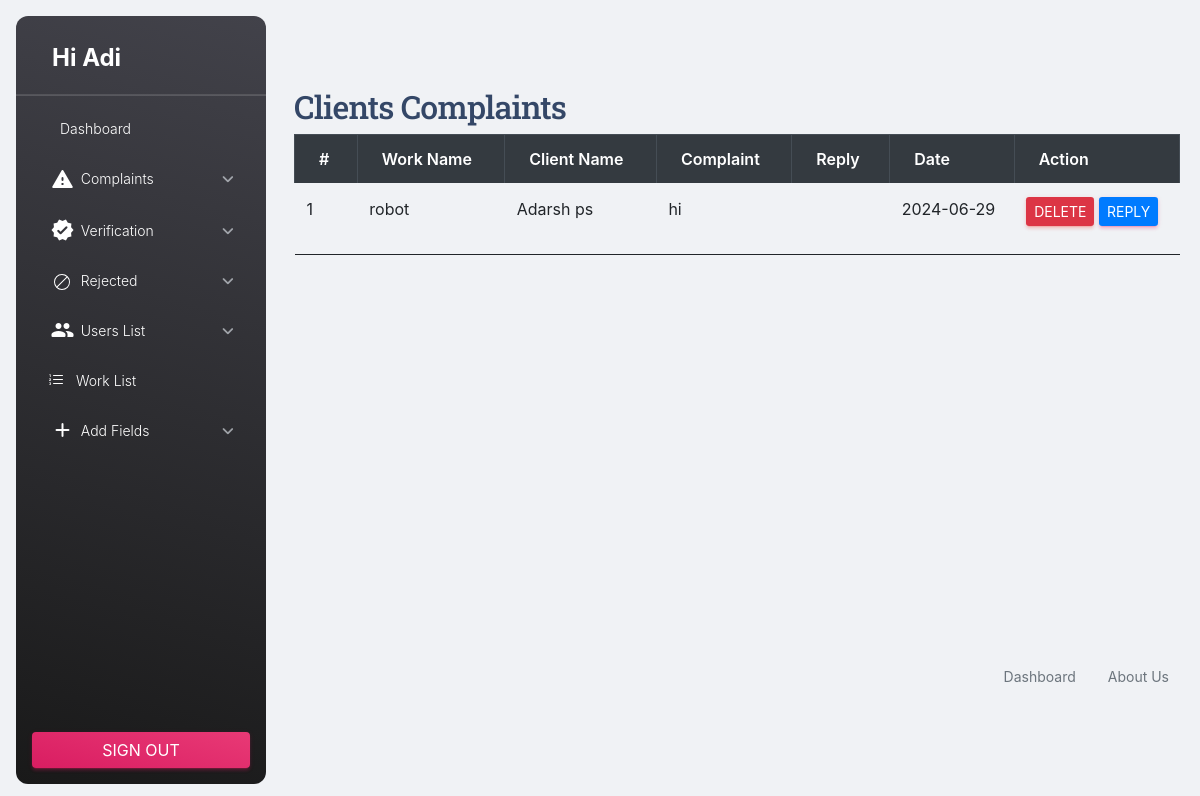
The page /Admin/ViewClientcomp.php?did=32 (signed in) on the database its author committed.
### tables this page shows
CREATE TABLE `tbl_complaint` (
  `complaint_id` int(11) NOT NULL,
  `complaint_details` varchar(1000) NOT NULL,
  `complaint_date` varchar(20) NOT NULL,
  `complaint_reply` varchar(1000) NOT NULL,
  `freelan_id` int(11) NOT NULL,
  `client_id` int(11) NOT NULL,
  `request_id` int(11) NOT NULL,
  `complaint_status` int(11) NOT NULL,
  `complaint_rdate` varchar(50) NOT NULL
);

CREATE TABLE `tbl_work` (
  `work_id` int(11) NOT NULL,
  `work_name` varchar(100) NOT NULL,
  `work_price` varchar(50) NOT NULL,
  `work_details` varchar(1000) NOT NULL,
  `work_doc` varchar(50) NOT NULL,
  `client_id` int(11) NOT NULL,
  `subcat_id` int(11) NOT NULL,
  `work_final` varchar(100) NOT NULL
);

CREATE TABLE `tbl_client` (
  `client_id` int(11) NOT NULL,
  `client_name` varchar(50) NOT NULL,
  `client_email` varchar(50) NOT NULL,
  `place_id` int(11) NOT NULL,
  `client_address` varchar(100) NOT NULL,
  `client_photo` varchar(50) NOT NULL,
  `client_proof` varchar(50) NOT NULL,
  `client_password` varchar(50) NOT NULL,
  `client_dob` varchar(50) NOT NULL,
  `client_contact` varchar(50) NOT NULL,
  `client_status` int(11) NOT NULL,
  `client_gender` varchar(50) NOT NULL
);

### Admin/ViewClientcomp.php (the view, shortened to what this page needs)
<?php
include('Header.php');
		?>
<!DOCTYPE html PUBLIC "-//W3C//DTD XHTML 1.0 Transitional//EN" "http://www.w3.org/TR/xhtml1/DTD/xhtml1-transitional.dtd">
<html xmlns="http://www.w3.org/1999/xhtml">
<head>
<link href="../Asset/Templates/Admin/assets/css/bootstrap.min.css" rel="stylesheet">
</head>
<body>
    <div class="container">
        <h2> Clients Complaints</h2>
        <div class="table-responsive">
            <table class="table table-bordered">
                <thead class="thead-dark">
                    <tr>
                        <th>#</th>
                        <th>Work name</th>
                        <th>Client name</th>
                        <th>Complaint</th>
                        <th>Reply</th>
                        <th>Date</th>
                        <th>Action</th>
                    </tr>
                </thead>
                <tbody>
                    <?php
                        $selqry="SELECT * FROM tbl_complaint u INNER JOIN tbl_request j ON u.request_id=j.request_id INNER JOIN tbl_work p ON j.work_id=p.work_id INNER JOIN tbl_client c ON u.client_id=c.client_id";
                        $complaint=$con->query($selqry);
                        $i=0;
                        while($data=$complaint->fetch_assoc()) {
                            $i++;
                    ?>
                    <tr>
                        <td><?php echo $i ?></td>
                        <td><?php echo $data['work_name'] ?></td>
                        <td><?php echo $data['client_name'] ?></td>
                        <td><?php echo $data['complaint_details'] ?></td>
                        <td><?php echo $data['complaint_reply'] ?></td>
                        <td><?php echo $data['complaint_date'] ?></td>
                        <td>
                            <a href="ViewClientcomp.php?did=<?php echo $data['complaint_id']?>" class="btn btn-danger btn-sm">Delete</a>
                            <a href="Reply.php?rep=<?php echo $data['complaint_id']?>" class="btn btn-primary btn-sm">Reply</a>
                        </td>
                    </tr>
                    <?php } ?>
                </tbody>
            </table>
        </div>
    </div>
</body>
<?php
include('Footer.php');
?>
</html>

### Admin/ViewClientcomp.php (style rules this page uses)
body { padding-top: 20px; }
.container { padding: 20px; }

### rows shown on the page
tbl_complaint: tbl_work.work_name "robot", client.client_name "Adarsh ps", complaint_details "hi", complaint_date "2024-06-29"

### other values the page prints
$_SESSION['aName'] "Adi"
